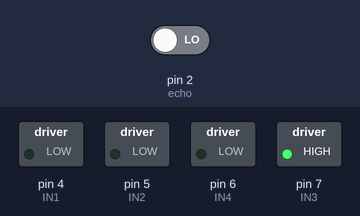
Simulated run of this sketch. Board: Arduino Uno, built with avr-gcc and run on an emulated ATmega328P. Parts: switched loads named in the sketch (green lamp = pin HIGH). Inputs (shaded band) come from the test bench; at power-on: pin 2 (echo) LOW. What the sketch prints to the serial monitor is not drawn.

Above: at 0.1 s.
Timing chart, 0 to 1.6 s (numbered marks = the images above):
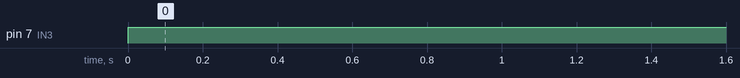

The sketch:

carr.ino
```cpp
#include <avr/interrupt.h>

#define SOUND_SPEED 34320
#define MAX_SPEED 255
#define MIN_SPEED 0
#define TIME_PER_BIT 4e-6

const int IN1 = 4;
const int IN2 = 5;
const int IN3 = 7;
const int IN4 = 6;
const int trig = 8;
const int echo = 2;
const int encoder = 2;

volatile double distanceCentimeter, pulsePerSecond;
volatile unsigned long timerPoint = 0, now = 0;
volatile int fixSensor = 0;

void setup() {
  Serial.begin(9600);
  pinMode(IN1, OUTPUT);
  pinMode(IN2, OUTPUT);
  pinMode(IN3, OUTPUT);
  pinMode(IN4, OUTPUT);
  pinMode(trig, OUTPUT);
  pinMode(echo, INPUT);

  cli();  TCCR1A = 0;
  TCCR1B = 0;
  TIMSK1 = 0;

  TCCR1B |= (1 << CS11) | (1 << CS10);
  TCNT1 = 40536;
  TIMSK1 = (1 << TOIE1);
  sei();

  //attachInterrupt(echo - 2, distance, HIGH);
  attachInterrupt(encoder - 2, countPulse, RISING);
}

ISR (TIMER1_OVF_vect) {
  TCNT1 = 40536;
  /*fixSensor++;
  if (fixSensor % 10 == 0) {
    digitalWrite(trig, HIGH);
    fixSensor = 0;
  }*/
}

void countPulse() {
  //counter++;
  pulsePerSecond = 1 / ((65536 + TCNT1 - now) % 65536 * TIME_PER_BIT);
  now = TCNT1;
}

void motorLeft_Run(int speed, bool x) {
  speed = constrain(speed, 0, 255);
  digitalWrite(IN1, x);
  analogWrite(IN2, abs(255*x - speed));
}

void motorRight_Run(int speed, bool x) {
  speed = constrain(speed, MIN_SPEED, MAX_SPEED);
  digitalWrite(IN3, x);
  analogWrite(IN4, abs(MAX_SPEED*x - speed));
}

void distance() {
  digitalWrite(trig, LOW);
  distanceCentimeter = ((TCNT1 - timerPoint) * TIME_PER_BIT * SOUND_SPEED) / 2;
  timerPoint = TCNT1;
  digitalWrite(trig, HIGH);
  // Serial.println(timerPoint);
}

void loop() {
  // Serial.println(distanceCentimeter);
  /*if (distanceCentimeter > 50) {
    motorLeft_Run(255, 1);
    motorRight_Run(255, 1);
  } else {
    motorLeft_Run(255, 0);
    motorRight_Run(100, 0);
  }*/
  //motorLeft_Run(255, 1);
  motorRight_Run(255, 1);
  Serial.print(75);
  Serial.print(" ");
  Serial.println(pulsePerSecond);
}
```

Measured:
- by itself, pin 7 (IN3): LOW → HIGH at 0.00 s
